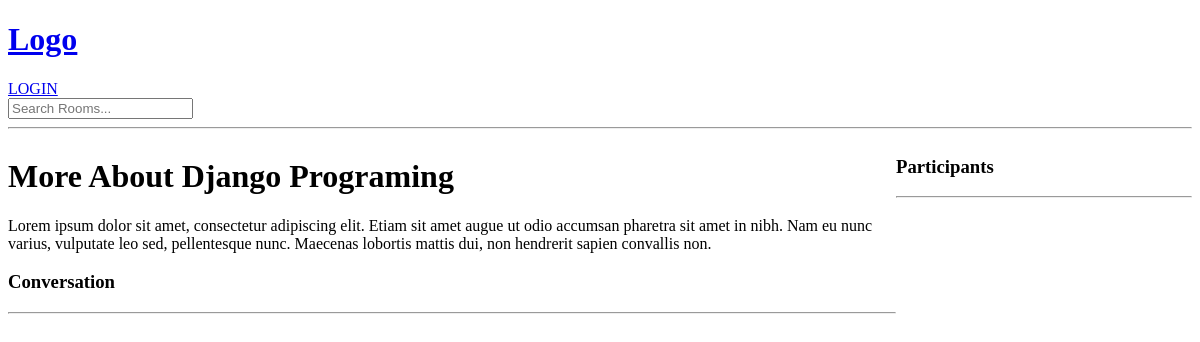
Page /room/4/ on the earlier database version.
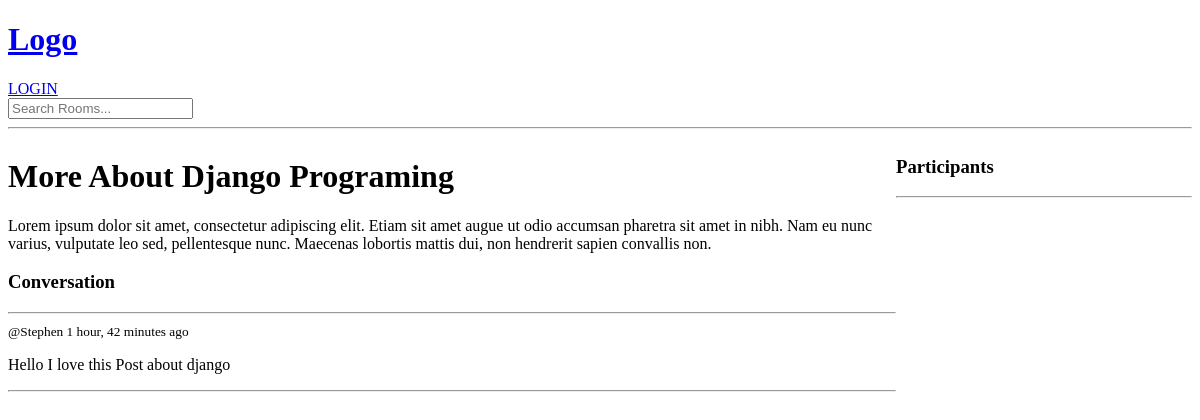
Same page on the later database version.
### base/models.py (models this page shows, shortened)
class Room(models.Model):
    host = models.ForeignKey(User, on_delete=models.SET_NULL, null=True)
    topic = models.ForeignKey(Topic, on_delete=models.SET_NULL, null=True)
    name = models.CharField(max_length=255)
    description = models.TextField(null=True, blank=True)
    participants = models.ManyToManyField(User, related_name='participants', blank=True)
    updated = models.DateTimeField(auto_now=True)
    created = models.DateTimeField(auto_now_add=True)
    class Meta:
        ordering = ['-updated', '-created']

class Message(models.Model):
    user = models.ForeignKey(User, on_delete=models.CASCADE)
    room = models.ForeignKey(Room, on_delete=models.CASCADE)
    body = models.TextField()
    updated = models.DateTimeField(auto_now=True)
    created = models.DateTimeField(auto_now_add=True)
    class Meta:
        ordering = ['-updated', '-created']

### base/views.py (the view, shortened to what this page needs)
# urls.py: path('room/<str:pk>/', views.room, name='room'),
def room(request, pk):
    room = Room.objects.get(id=pk)
    room_messages = room.message_set.all()
    participants = room.participants.all()
    context = {'room': room, 'room_messages': room_messages, 'participants': participants}
    return render(request, 'base/room.html', context)

### base/templates/base/room.html (shortened to what this page needs)
{% extends 'main.html' %} {% block content %}
<div class="room-container">
  <div>
    <h1>{{ room.name }}</h1>
    <p>{{ room.description }}</p>
    <div class="comment-wrapper">
      <h3>Conversation</h3>
      <hr />
      {% for message in room_messages %}
      <div>
        <small>@{{ message.user }} {{ message.created|timesince }} ago</small>
        <p>{{ message.body }}</p>
        <hr />
      </div>
      {% endfor %}
    </div>
  </div>
  <div>
    <h3>Participants</h3>
    <hr />
  </div>
</div>
{% endblock content %}

### templates/main.html (shortened to what this page needs)
<!DOCTYPE html>
<html lang="en">
<head>
</head>
<body>
    {% include 'navbar.html' %}
    {% block content  %}
    {% endblock  %}
</body>
</html>

### templates/navbar.html
<a href="{% url 'home' %}">
    <h1> Logo </h1>
</a>
{% if request.user.is_authenticated  %}
    <a href="{% url 'logout' %}">LOGOUT</a>
{% else %}
    <a href="{% url 'login'  %}">LOGIN</a>
{% endif %}
<form method="GET" action="{% url 'home' %}">
    <input type="text" name="q" placeholder="Search Rooms...">
</form>
<hr>

### base/templates/base/room.html (style rules this page uses)
.room-container { display: grid; grid-template-columns: 3fr 1fr; }

Differences in the rows shown:
added Message: user "Stephen", created "1 hour, 42 minutes", body "Hello I love this Post about django"
